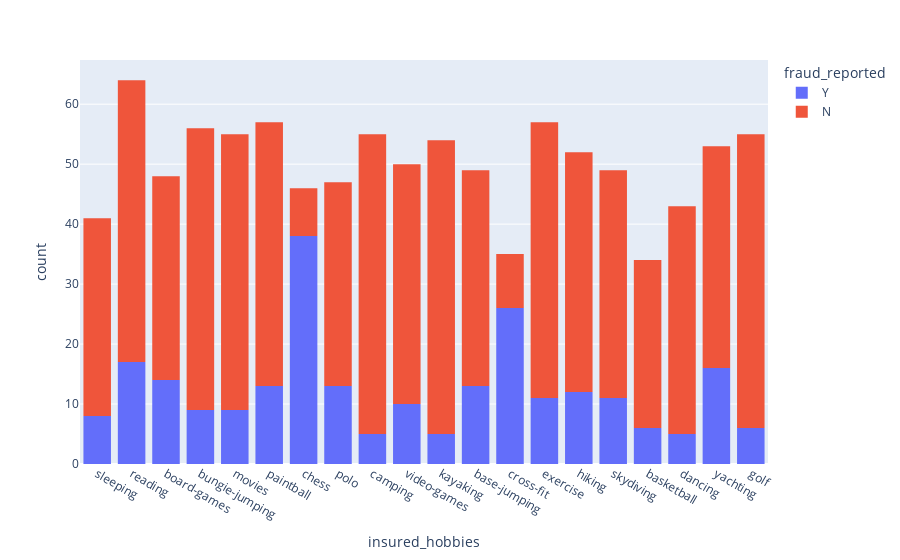

Notebook cell for this chart:
### Code cell
fig = px.histogram(df,x="insured_hobbies",color='fraud_reported')
fig.show()

### Figure 1 — Plotly figure (JSON) as saved in the notebook; plotly's stock layout.template omitted (floating-point values rounded to 4 significant figures; data arrays with more than 128 entries replaced by an {"elided": "..."} marker saying what was removed)
{"data": [{"alignmentgroup": "True", "bingroup": "x", "hovertemplate": "fraud_reported=Y<br>insured_hobbies=%{x}<br>count=%{y}<extra></extra>", "legendgroup": "Y", "marker": {"color": "#636efa", "pattern": {"shape": ""}}, "name": "Y", "offsetgroup": "Y", "orientation": "v", "showlegend": true, "type": "histogram", "x": {"elided": "247 str values"}, "xaxis": "x", "yaxis": "y"}, {"alignmentgroup": "True", "bingroup": "x", "hovertemplate": "fraud_reported=N<br>insured_hobbies=%{x}<br>count=%{y}<extra></extra>", "legendgroup": "N", "marker": {"color": "#EF553B", "pattern": {"shape": ""}}, "name": "N", "offsetgroup": "N", "orientation": "v", "showlegend": true, "type": "histogram", "x": {"elided": "753 str values"}, "xaxis": "x", "yaxis": "y"}], "layout": {"barmode": "relative", "legend": {"title": {"text": "fraud_reported"}, "tracegroupgap": 0}, "margin": {"t": 60}, "xaxis": {"anchor": "y", "domain": [0, 1], "title": {"text": "insured_hobbies"}}, "yaxis": {"anchor": "x", "domain": [0, 1], "title": {"text": "count"}}}}
